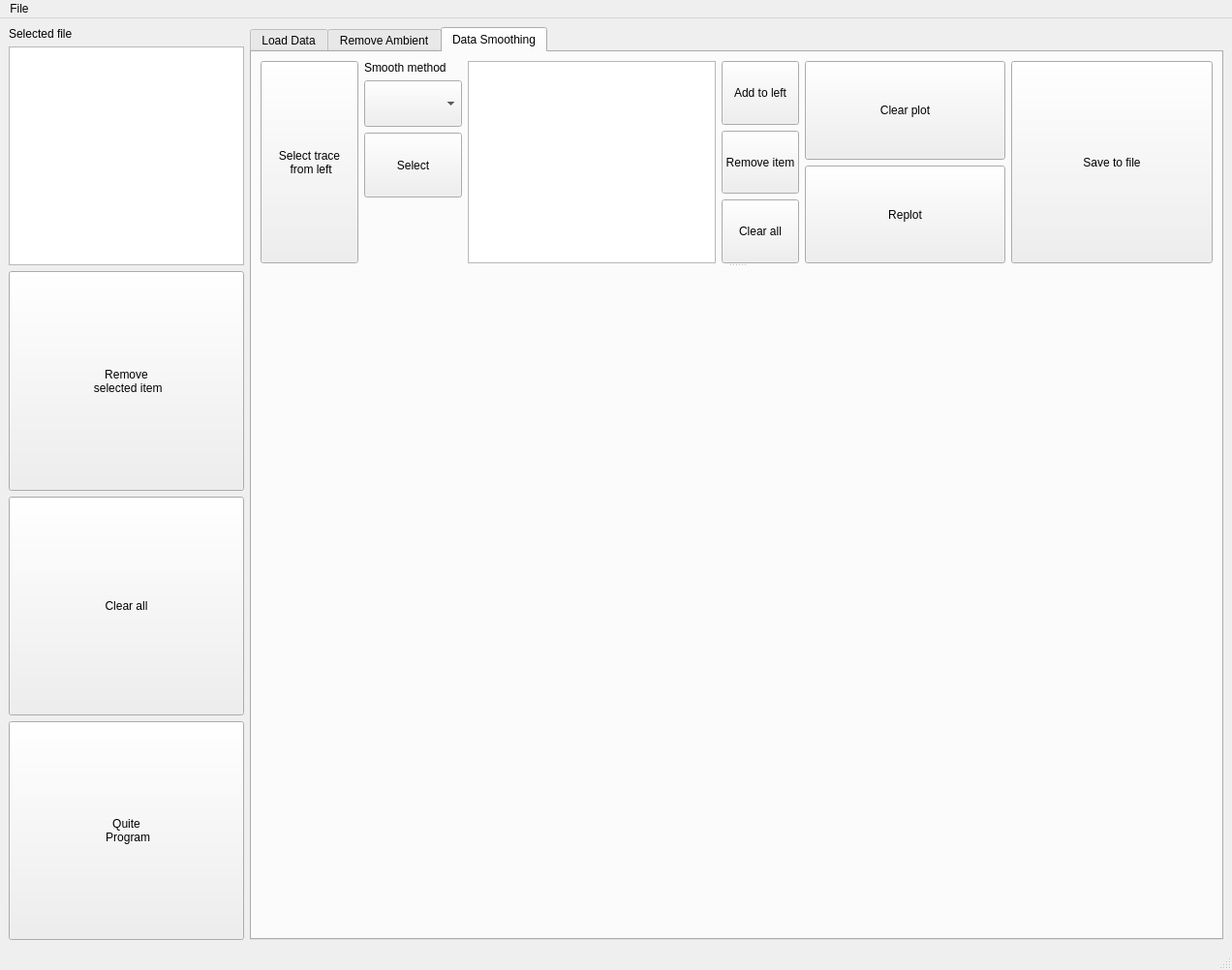
<?xml version="1.0" encoding="UTF-8"?>
<ui version="4.0">
 <class>MainWindow</class>
 <widget class="QMainWindow" name="MainWindow">
  <property name="geometry">
   <rect>
    <x>0</x>
    <y>0</y>
    <width>1272</width>
    <height>1002</height>
   </rect>
  </property>
  <property name="windowTitle">
   <string>MainWindow</string>
  </property>
  <widget class="QWidget" name="centralwidget">
   <layout class="QGridLayout" name="gridLayout_14">
    <item row="0" column="0">
     <layout class="QVBoxLayout" name="verticalLayout_4">
      <item>
       <widget class="QLabel" name="label">
        <property name="sizePolicy">
         <sizepolicy hsizetype="Fixed" vsizetype="Fixed">
          <horstretch>0</horstretch>
          <verstretch>0</verstretch>
         </sizepolicy>
        </property>
        <property name="minimumSize">
         <size>
          <width>68</width>
          <height>0</height>
         </size>
        </property>
        <property name="text">
         <string>Selected file</string>
        </property>
       </widget>
      </item>
      <item>
       <widget class="QListView" name="listView_left">
        <property name="sizePolicy">
         <sizepolicy hsizetype="Minimum" vsizetype="Expanding">
          <horstretch>0</horstretch>
          <verstretch>0</verstretch>
         </sizepolicy>
        </property>
        <property name="minimumSize">
         <size>
          <width>111</width>
          <height>0</height>
         </size>
        </property>
        <property name="maximumSize">
         <size>
          <width>400</width>
          <height>16777215</height>
         </size>
        </property>
       </widget>
      </item>
      <item>
       <widget class="QPushButton" name="RemoveLeftButton">
        <property name="sizePolicy">
         <sizepolicy hsizetype="Minimum" vsizetype="Expanding">
          <horstretch>0</horstretch>
          <verstretch>0</verstretch>
         </sizepolicy>
        </property>
        <property name="minimumSize">
         <size>
          <width>111</width>
          <height>0</height>
         </size>
        </property>
        <property name="maximumSize">
         <size>
          <width>400</width>
          <height>16777215</height>
         </size>
        </property>
        <property name="text">
         <string>Remove
 selected item</string>
        </property>
       </widget>
      </item>
      <item>
       <widget class="QPushButton" name="ClearallButton">
        <property name="sizePolicy">
         <sizepolicy hsizetype="Minimum" vsizetype="Expanding">
          <horstretch>0</horstretch>
          <verstretch>0</verstretch>
         </sizepolicy>
        </property>
        <property name="minimumSize">
         <size>
          <width>111</width>
          <height>0</height>
         </size>
        </property>
        <property name="maximumSize">
         <size>
          <width>400</width>
          <height>16777215</height>
         </size>
        </property>
        <property name="text">
         <string>Clear all</string>
        </property>
       </widget>
      </item>
      <item>
       <spacer name="verticalSpacer_7">
        <property name="minimumSize">
         <size>
          <width>23</width>
          <height>0</height>
         </size>
        </property>
        <property name="orientation">
         <enum>Qt::Vertical</enum>
        </property>
        <property name="sizeType">
         <enum>QSizePolicy::Fixed</enum>
        </property>
        <property name="sizeHint" stdset="0">
         <size>
          <width>20</width>
          <height>118</height>
         </size>
        </property>
       </spacer>
      </item>
      <item>
       <widget class="QPushButton" name="QuiteButton">
        <property name="sizePolicy">
         <sizepolicy hsizetype="Minimum" vsizetype="Expanding">
          <horstretch>0</horstretch>
          <verstretch>0</verstretch>
         </sizepolicy>
        </property>
        <property name="minimumSize">
         <size>
          <width>111</width>
          <height>0</height>
         </size>
        </property>
        <property name="maximumSize">
         <size>
          <width>400</width>
          <height>16777215</height>
         </size>
        </property>
        <property name="text">
         <string>Quite
 Program</string>
        </property>
       </widget>
      </item>
     </layout>
    </item>
    <item row="0" column="1">
     <layout class="QGridLayout" name="gridLayout_5">
      <item row="0" column="0">
       <widget class="QTabWidget" name="tabWidget">
        <property name="sizePolicy">
         <sizepolicy hsizetype="Expanding" vsizetype="Preferred">
          <horstretch>0</horstretch>
          <verstretch>0</verstretch>
         </sizepolicy>
        </property>
        <property name="minimumSize">
         <size>
          <width>949</width>
          <height>0</height>
         </size>
        </property>
        <property name="currentIndex">
         <number>2</number>
        </property>
        <property name="documentMode">
         <bool>false</bool>
        </property>
        <property name="tabBarAutoHide">
         <bool>false</bool>
        </property>
        <widget class="QWidget" name="tab">
         <attribute name="title">
          <string>Load Data</string>
         </attribute>
         <layout class="QVBoxLayout" name="verticalLayout_3">
          <item>
           <widget class="QSplitter" name="splitter_3">
            <property name="orientation">
             <enum>Qt::Vertical</enum>
            </property>
            <widget class="QWidget" name="layoutWidget">
             <layout class="QGridLayout" name="gridLayout_8">
              <item row="0" column="6">
               <widget class="QPushButton" name="SaveButton1">
                <property name="sizePolicy">
                 <sizepolicy hsizetype="Expanding" vsizetype="Expanding">
                  <horstretch>0</horstretch>
                  <verstretch>0</verstretch>
                 </sizepolicy>
                </property>
                <property name="text">
                 <string>Save file</string>
                </property>
               </widget>
              </item>
              <item row="0" column="1">
               <widget class="QSplitter" name="splitter_5">
                <property name="orientation">
                 <enum>Qt::Vertical</enum>
                </property>
                <widget class="QLabel" name="label_5">
                 <property name="sizePolicy">
                  <sizepolicy hsizetype="Fixed" vsizetype="Fixed">
                   <horstretch>0</horstretch>
                   <verstretch>0</verstretch>
                  </sizepolicy>
                 </property>
                 <property name="text">
                  <string>Delimiter</string>
                 </property>
                </widget>
                <widget class="QRadioButton" name="TabButton">
                 <property name="text">
                  <string>Tab</string>
                 </property>
                </widget>
                <widget class="QRadioButton" name="CommButton">
                 <property name="text">
                  <string>Comma</string>
                 </property>
                </widget>
                <widget class="QRadioButton" name="SemiButton">
                 <property name="text">
                  <string>Semi col</string>
                 </property>
                </widget>
               </widget>
              </item>
              <item row="0" column="3">
               <layout class="QGridLayout" name="gridLayout_7">
                <item row="1" column="0">
                 <widget class="QPushButton" name="PlotButton1">
                  <property name="sizePolicy">
                   <sizepolicy hsizetype="Expanding" vsizetype="Expanding">
                    <horstretch>0</horstretch>
                    <verstretch>0</verstretch>
                   </sizepolicy>
                  </property>
                  <property name="text">
                   <string>Plot selected</string>
                  </property>
                 </widget>
                </item>
                <item row="0" column="0">
                 <widget class="QPushButton" name="ClearFigureButton1">
                  <property name="sizePolicy">
                   <sizepolicy hsizetype="Expanding" vsizetype="Expanding">
                    <horstretch>0</horstretch>
                    <verstretch>0</verstretch>
                   </sizepolicy>
                  </property>
                  <property name="text">
                   <string>Clear plot</string>
                  </property>
                 </widget>
                </item>
               </layout>
              </item>
              <item row="0" column="2">
               <layout class="QGridLayout" name="gridLayout">
                <item row="2" column="0">
                 <widget class="QPushButton" name="RemoveButton1">
                  <property name="sizePolicy">
                   <sizepolicy hsizetype="Minimum" vsizetype="Expanding">
                    <horstretch>0</horstretch>
                    <verstretch>0</verstretch>
                   </sizepolicy>
                  </property>
                  <property name="text">
                   <string>Remove item</string>
                  </property>
                 </widget>
                </item>
                <item row="0" column="2" rowspan="4">
                 <widget class="QPushButton" name="BaselineSubButton">
                  <property name="sizePolicy">
                   <sizepolicy hsizetype="Expanding" vsizetype="Expanding">
                    <horstretch>0</horstretch>
                    <verstretch>0</verstretch>
                   </sizepolicy>
                  </property>
                  <property name="text">
                   <string>Subtract
 Baseline</string>
                  </property>
                 </widget>
                </item>
                <item row="0" column="3" rowspan="4">
                 <widget class="QPushButton" name="AverageButton">
                  <property name="sizePolicy">
                   <sizepolicy hsizetype="Expanding" vsizetype="Expanding">
                    <horstretch>0</horstretch>
                    <verstretch>0</verstretch>
                   </sizepolicy>
                  </property>
                  <property name="text">
                   <string>Average</string>
                  </property>
                 </widget>
                </item>
                <item row="3" column="0">
                 <widget class="QPushButton" name="ClearButton">
                  <property name="sizePolicy">
                   <sizepolicy hsizetype="Minimum" vsizetype="Expanding">
                    <horstretch>0</horstretch>
                    <verstretch>0</verstretch>
                   </sizepolicy>
                  </property>
                  <property name="text">
                   <string>Clear </string>
                  </property>
                 </widget>
                </item>
                <item row="0" column="1" rowspan="4">
                 <widget class="QListWidget" name="listWidget">
                  <property name="sizePolicy">
                   <sizepolicy hsizetype="Minimum" vsizetype="Expanding">
                    <horstretch>0</horstretch>
                    <verstretch>0</verstretch>
                   </sizepolicy>
                  </property>
                  <property name="selectionMode">
                   <enum>QAbstractItemView::ExtendedSelection</enum>
                  </property>
                 </widget>
                </item>
                <item row="1" column="0">
                 <widget class="QPushButton" name="SetLeftButton">
                  <property name="sizePolicy">
                   <sizepolicy hsizetype="Minimum" vsizetype="Expanding">
                    <horstretch>0</horstretch>
                    <verstretch>0</verstretch>
                   </sizepolicy>
                  </property>
                  <property name="text">
                   <string>Add to left</string>
                  </property>
                 </widget>
                </item>
               </layout>
              </item>
              <item row="0" column="0">
               <layout class="QGridLayout" name="gridLayout_6">
                <item row="1" column="0">
                 <widget class="QSplitter" name="splitter_2">
                  <property name="orientation">
                   <enum>Qt::Vertical</enum>
                  </property>
                  <widget class="QLabel" name="label_4">
                   <property name="sizePolicy">
                    <sizepolicy hsizetype="Fixed" vsizetype="Fixed">
                     <horstretch>0</horstretch>
                     <verstretch>0</verstretch>
                    </sizepolicy>
                   </property>
                   <property name="text">
                    <string>Skip row</string>
                   </property>
                  </widget>
                  <widget class="QLineEdit" name="SkipRowEdit">
                   <property name="sizePolicy">
                    <sizepolicy hsizetype="Minimum" vsizetype="Expanding">
                     <horstretch>0</horstretch>
                     <verstretch>0</verstretch>
                    </sizepolicy>
                   </property>
                  </widget>
                 </widget>
                </item>
                <item row="1" column="1">
                 <widget class="QRadioButton" name="ApodButton">
                  <property name="text">
                   <string>FFT Apodisation</string>
                  </property>
                 </widget>
                </item>
                <item row="2" column="0" colspan="2">
                 <widget class="QPushButton" name="LoadFile">
                  <property name="sizePolicy">
                   <sizepolicy hsizetype="Expanding" vsizetype="Expanding">
                    <horstretch>0</horstretch>
                    <verstretch>0</verstretch>
                   </sizepolicy>
                  </property>
                  <property name="text">
                   <string>Load File</string>
                  </property>
                 </widget>
                </item>
               </layout>
              </item>
             </layout>
            </widget>
            <widget class="QWidget" name="layoutWidget">
             <layout class="QVBoxLayout" name="verticalLayout">
              <item>
               <widget class="PlotWidget" name="FigureFFT" native="true">
                <property name="sizePolicy">
                 <sizepolicy hsizetype="Expanding" vsizetype="Expanding">
                  <horstretch>0</horstretch>
                  <verstretch>0</verstretch>
                 </sizepolicy>
                </property>
                <property name="minimumSize">
                 <size>
                  <width>0</width>
                  <height>337</height>
                 </size>
                </property>
               </widget>
              </item>
              <item>
               <widget class="PlotWidget" name="FigureSignal" native="true">
                <property name="sizePolicy">
                 <sizepolicy hsizetype="Expanding" vsizetype="Expanding">
                  <horstretch>0</horstretch>
                  <verstretch>0</verstretch>
                 </sizepolicy>
                </property>
                <property name="minimumSize">
                 <size>
                  <width>0</width>
                  <height>336</height>
                 </size>
                </property>
               </widget>
              </item>
             </layout>
            </widget>
           </widget>
          </item>
         </layout>
        </widget>
        <widget class="QWidget" name="tab_1">
         <attribute name="title">
          <string>Remove Ambient</string>
         </attribute>
         <layout class="QVBoxLayout" name="verticalLayout_6">
          <item>
           <widget class="QSplitter" name="splitter_4">
            <property name="orientation">
             <enum>Qt::Vertical</enum>
            </property>
            <widget class="QWidget" name="layoutWidget">
             <layout class="QGridLayout" name="gridLayout_4">
              <item row="0" column="0">
               <layout class="QGridLayout" name="gridLayout_2">
                <item row="0" column="0">
                 <widget class="QPushButton" name="SetRefButton">
                  <property name="sizePolicy">
                   <sizepolicy hsizetype="Expanding" vsizetype="Expanding">
                    <horstretch>0</horstretch>
                    <verstretch>0</verstretch>
                   </sizepolicy>
                  </property>
                  <property name="minimumSize">
                   <size>
                    <width>0</width>
                    <height>0</height>
                   </size>
                  </property>
                  <property name="text">
                   <string>Set Ref</string>
                  </property>
                 </widget>
                </item>
                <item row="0" column="1">
                 <layout class="QVBoxLayout" name="verticalLayout_2">
                  <item>
                   <widget class="QLabel" name="label_2">
                    <property name="sizePolicy">
                     <sizepolicy hsizetype="Preferred" vsizetype="Fixed">
                      <horstretch>0</horstretch>
                      <verstretch>0</verstretch>
                     </sizepolicy>
                    </property>
                    <property name="text">
                     <string>Remove ambient effect</string>
                    </property>
                   </widget>
                  </item>
                  <item>
                   <widget class="QComboBox" name="RemoveAmbBox">
                    <property name="sizePolicy">
                     <sizepolicy hsizetype="Expanding" vsizetype="Expanding">
                      <horstretch>0</horstretch>
                      <verstretch>0</verstretch>
                     </sizepolicy>
                    </property>
                    <property name="currentText">
                     <string/>
                    </property>
                   </widget>
                  </item>
                 </layout>
                </item>
                <item row="1" column="0">
                 <widget class="QPushButton" name="SetSampButton">
                  <property name="sizePolicy">
                   <sizepolicy hsizetype="Expanding" vsizetype="Expanding">
                    <horstretch>0</horstretch>
                    <verstretch>0</verstretch>
                   </sizepolicy>
                  </property>
                  <property name="minimumSize">
                   <size>
                    <width>0</width>
                    <height>0</height>
                   </size>
                  </property>
                  <property name="text">
                   <string>Set
 Sample</string>
                  </property>
                 </widget>
                </item>
                <item row="0" column="2" rowspan="2">
                 <widget class="QPushButton" name="RunRemvhButton">
                  <property name="sizePolicy">
                   <sizepolicy hsizetype="Expanding" vsizetype="Expanding">
                    <horstretch>0</horstretch>
                    <verstretch>0</verstretch>
                   </sizepolicy>
                  </property>
                  <property name="text">
                   <string>Run</string>
                  </property>
                 </widget>
                </item>
                <item row="1" column="1">
                 <widget class="QLabel" name="Remv_amb_indicator">
                  <property name="text">
                   <string>Data selected:</string>
                  </property>
                 </widget>
                </item>
               </layout>
              </item>
              <item row="0" column="1" rowspan="2">
               <layout class="QGridLayout" name="gridLayout_3">
                <item row="0" column="1">
                 <widget class="QPushButton" name="AddLeftRemvButton">
                  <property name="sizePolicy">
                   <sizepolicy hsizetype="Expanding" vsizetype="Expanding">
                    <horstretch>0</horstretch>
                    <verstretch>0</verstretch>
                   </sizepolicy>
                  </property>
                  <property name="text">
                   <string>Add to Left</string>
                  </property>
                 </widget>
                </item>
                <item row="2" column="1">
                 <widget class="QPushButton" name="SaveFileRemvButton">
                  <property name="sizePolicy">
                   <sizepolicy hsizetype="Expanding" vsizetype="Expanding">
                    <horstretch>0</horstretch>
                    <verstretch>0</verstretch>
                   </sizepolicy>
                  </property>
                  <property name="text">
                   <string>Save to file</string>
                  </property>
                 </widget>
                </item>
                <item row="0" column="0" rowspan="4">
                 <widget class="QListWidget" name="AmbientListWidget"/>
                </item>
                <item row="1" column="1">
                 <widget class="QPushButton" name="ClearRemvButton">
                  <property name="sizePolicy">
                   <sizepolicy hsizetype="Expanding" vsizetype="Expanding">
                    <horstretch>0</horstretch>
                    <verstretch>0</verstretch>
                   </sizepolicy>
                  </property>
                  <property name="text">
                   <string>Clear</string>
                  </property>
                 </widget>
                </item>
               </layout>
              </item>
              <item row="1" column="0">
               <layout class="QHBoxLayout" name="horizontalLayout_5">
                <item>
                 <widget class="QPushButton" name="RePlotButton1">
                  <property name="sizePolicy">
                   <sizepolicy hsizetype="Minimum" vsizetype="Expanding">
                    <horstretch>0</horstretch>
                    <verstretch>0</verstretch>
                   </sizepolicy>
                  </property>
                  <property name="text">
                   <string>Replot</string>
                  </property>
                 </widget>
                </item>
                <item>
                 <widget class="QPushButton" name="ClearPlotButton1">
                  <property name="sizePolicy">
                   <sizepolicy hsizetype="Minimum" vsizetype="Expanding">
                    <horstretch>0</horstretch>
                    <verstretch>0</verstretch>
                   </sizepolicy>
                  </property>
                  <property name="text">
                   <string>Clear Plot</string>
                  </property>
                 </widget>
                </item>
               </layout>
              </item>
             </layout>
            </widget>
            <widget class="QWidget" name="layoutWidget">
             <layout class="QVBoxLayout" name="verticalLayout_5">
              <item>
               <widget class="PlotWidget" name="FigureSignal1" native="true">
                <property name="sizePolicy">
                 <sizepolicy hsizetype="Expanding" vsizetype="Expanding">
                  <horstretch>0</horstretch>
                  <verstretch>0</verstretch>
                 </sizepolicy>
                </property>
                <property name="minimumSize">
                 <size>
                  <width>0</width>
                  <height>322</height>
                 </size>
                </property>
               </widget>
              </item>
              <item>
               <widget class="PlotWidget" name="FigureFFT1" native="true">
                <property name="sizePolicy">
                 <sizepolicy hsizetype="Expanding" vsizetype="Expanding">
                  <horstretch>0</horstretch>
                  <verstretch>0</verstretch>
                 </sizepolicy>
                </property>
                <property name="minimumSize">
                 <size>
                  <width>0</width>
                  <height>321</height>
                 </size>
                </property>
               </widget>
              </item>
             </layout>
            </widget>
           </widget>
          </item>
         </layout>
        </widget>
        <widget class="QWidget" name="tab_2">
         <attribute name="title">
          <string>Data Smoothing</string>
         </attribute>
         <layout class="QGridLayout" name="gridLayout_13">
          <item row="0" column="0">
           <widget class="QSplitter" name="splitter">
            <property name="orientation">
             <enum>Qt::Vertical</enum>
            </property>
            <widget class="QWidget" name="">
             <layout class="QGridLayout" name="gridLayout_12">
              <item row="0" column="0">
               <layout class="QGridLayout" name="gridLayout_9">
                <item row="1" column="1">
                 <widget class="QPushButton" name="SmoothButton2">
                  <property name="sizePolicy">
                   <sizepolicy hsizetype="Expanding" vsizetype="Expanding">
                    <horstretch>0</horstretch>
                    <verstretch>0</verstretch>
                   </sizepolicy>
                  </property>
                  <property name="maximumSize">
                   <size>
                    <width>400</width>
                    <height>150</height>
                   </size>
                  </property>
                  <property name="text">
                   <string>Select</string>
                  </property>
                 </widget>
                </item>
                <item row="0" column="1">
                 <layout class="QVBoxLayout" name="verticalLayout_9">
                  <item>
                   <widget class="QLabel" name="label_3">
                    <property name="sizePolicy">
                     <sizepolicy hsizetype="Preferred" vsizetype="Fixed">
                      <horstretch>0</horstretch>
                      <verstretch>0</verstretch>
                     </sizepolicy>
                    </property>
                    <property name="text">
                     <string>Smooth method</string>
                    </property>
                   </widget>
                  </item>
                  <item>
                   <widget class="QComboBox" name="SmoothCombo">
                    <property name="sizePolicy">
                     <sizepolicy hsizetype="Expanding" vsizetype="Expanding">
                      <horstretch>0</horstretch>
                      <verstretch>0</verstretch>
                     </sizepolicy>
                    </property>
                    <property name="maximumSize">
                     <size>
                      <width>400</width>
                      <height>50</height>
                     </size>
                    </property>
                   </widget>
                  </item>
                 </layout>
                </item>
                <item row="2" column="1">
                 <spacer name="verticalSpacer">
                  <property name="orientation">
                   <enum>Qt::Vertical</enum>
                  </property>
                  <property name="sizeHint" stdset="0">
                   <size>
                    <width>20</width>
                    <height>40</height>
                   </size>
                  </property>
                 </spacer>
                </item>
                <item row="0" column="0" rowspan="3">
                 <widget class="QPushButton" name="SelectButton2">
                  <property name="sizePolicy">
                   <sizepolicy hsizetype="Expanding" vsizetype="Expanding">
                    <horstretch>0</horstretch>
                    <verstretch>0</verstretch>
                   </sizepolicy>
                  </property>
                  <property name="maximumSize">
                   <size>
                    <width>400</width>
                    <height>400</height>
                   </size>
                  </property>
                  <property name="text">
                   <string>Select trace 
 from left</string>
                  </property>
                 </widget>
                </item>
               </layout>
              </item>
              <item row="0" column="1">
               <layout class="QGridLayout" name="gridLayout_10">
                <item row="0" column="1">
                 <widget class="QPushButton" name="AddLeftButton2">
                  <property name="sizePolicy">
                   <sizepolicy hsizetype="Expanding" vsizetype="Expanding">
                    <horstretch>0</horstretch>
                    <verstretch>0</verstretch>
                   </sizepolicy>
                  </property>
                  <property name="maximumSize">
                   <size>
                    <width>400</width>
                    <height>150</height>
                   </size>
                  </property>
                  <property name="text">
                   <string>Add to left</string>
                  </property>
                 </widget>
                </item>
                <item row="1" column="1">
                 <widget class="QPushButton" name="RemvItemButton2">
                  <property name="sizePolicy">
                   <sizepolicy hsizetype="Expanding" vsizetype="Expanding">
                    <horstretch>0</horstretch>
                    <verstretch>0</verstretch>
                   </sizepolicy>
                  </property>
                  <property name="maximumSize">
                   <size>
                    <width>400</width>
                    <height>150</height>
                   </size>
                  </property>
                  <property name="text">
                   <string>Remove item</string>
                  </property>
                 </widget>
                </item>
                <item row="2" column="1">
                 <widget class="QPushButton" name="ClearSmoothButton">
                  <property name="sizePolicy">
                   <sizepolicy hsizetype="Expanding" vsizetype="Expanding">
                    <horstretch>0</horstretch>
                    <verstretch>0</verstretch>
                   </sizepolicy>
                  </property>
                  <property name="maximumSize">
                   <size>
                    <width>400</width>
                    <height>150</height>
                   </size>
                  </property>
                  <property name="text">
                   <string>Clear all</string>
                  </property>
                 </widget>
                </item>
                <item row="0" column="0" rowspan="3">
                 <widget class="QListWidget" name="listWidget2">
                  <property name="sizePolicy">
                   <sizepolicy hsizetype="Expanding" vsizetype="Expanding">
                    <horstretch>0</horstretch>
                    <verstretch>0</verstretch>
                   </sizepolicy>
                  </property>
                  <property name="maximumSize">
                   <size>
                    <width>16777215</width>
                    <height>300</height>
                   </size>
                  </property>
                 </widget>
                </item>
               </layout>
              </item>
              <item row="0" column="2">
               <layout class="QGridLayout" name="gridLayout_11">
                <item row="0" column="0">
                 <widget class="QPushButton" name="ClearPlotButton2">
                  <property name="sizePolicy">
                   <sizepolicy hsizetype="Expanding" vsizetype="Expanding">
                    <horstretch>0</horstretch>
                    <verstretch>0</verstretch>
                   </sizepolicy>
                  </property>
                  <property name="maximumSize">
                   <size>
                    <width>400</width>
                    <height>150</height>
                   </size>
                  </property>
                  <property name="text">
                   <string>Clear plot</string>
                  </property>
                 </widget>
                </item>
                <item row="1" column="0">
                 <widget class="QPushButton" name="ReplotButton2">
                  <property name="sizePolicy">
                   <sizepolicy hsizetype="Expanding" vsizetype="Expanding">
                    <horstretch>0</horstretch>
                    <verstretch>0</verstretch>
                   </sizepolicy>
                  </property>
                  <property name="maximumSize">
                   <size>
                    <width>400</width>
                    <height>150</height>
                   </size>
                  </property>
                  <property name="text">
                   <string>Replot</string>
                  </property>
                 </widget>
                </item>
               </layout>
              </item>
              <item row="0" column="3">
               <widget class="QPushButton" name="SaveButton2">
                <property name="sizePolicy">
                 <sizepolicy hsizetype="Expanding" vsizetype="Expanding">
                  <horstretch>0</horstretch>
                  <verstretch>0</verstretch>
                 </sizepolicy>
                </property>
                <property name="maximumSize">
                 <size>
                  <width>400</width>
                  <height>300</height>
                 </size>
                </property>
                <property name="text">
                 <string>Save to file</string>
                </property>
               </widget>
              </item>
             </layout>
            </widget>
            <widget class="QWidget" name="">
             <layout class="QVBoxLayout" name="verticalLayout_7">
              <item>
               <widget class="PlotWidget" name="FigureFFT2" native="true">
                <property name="sizePolicy">
                 <sizepolicy hsizetype="Expanding" vsizetype="Expanding">
                  <horstretch>0</horstretch>
                  <verstretch>0</verstretch>
                 </sizepolicy>
                </property>
                <property name="minimumSize">
                 <size>
                  <width>0</width>
                  <height>312</height>
                 </size>
                </property>
               </widget>
              </item>
              <item>
               <widget class="PlotWidget" name="FigureSignal2" native="true">
                <property name="sizePolicy">
                 <sizepolicy hsizetype="Expanding" vsizetype="Expanding">
                  <horstretch>0</horstretch>
                  <verstretch>0</verstretch>
                 </sizepolicy>
                </property>
                <property name="minimumSize">
                 <size>
                  <width>0</width>
                  <height>311</height>
                 </size>
                </property>
               </widget>
              </item>
             </layout>
            </widget>
           </widget>
          </item>
         </layout>
        </widget>
       </widget>
      </item>
     </layout>
    </item>
   </layout>
  </widget>
  <widget class="QMenuBar" name="menubar">
   <property name="geometry">
    <rect>
     <x>0</x>
     <y>0</y>
     <width>1272</width>
     <height>22</height>
    </rect>
   </property>
   <widget class="QMenu" name="menuFile">
    <property name="title">
     <string>File</string>
    </property>
    <addaction name="actionExit"/>
   </widget>
   <addaction name="menuFile"/>
  </widget>
  <widget class="QStatusBar" name="statusbar"/>
  <action name="actionExit">
   <property name="text">
    <string>Exit</string>
   </property>
  </action>
 </widget>
 <customwidgets>
  <customwidget>
   <class>PlotWidget</class>
   <extends>QWidget</extends>
   <header>pyqtgraph</header>
   <container>1</container>
  </customwidget>
 </customwidgets>
 <resources/>
 <connections/>
</ui>
